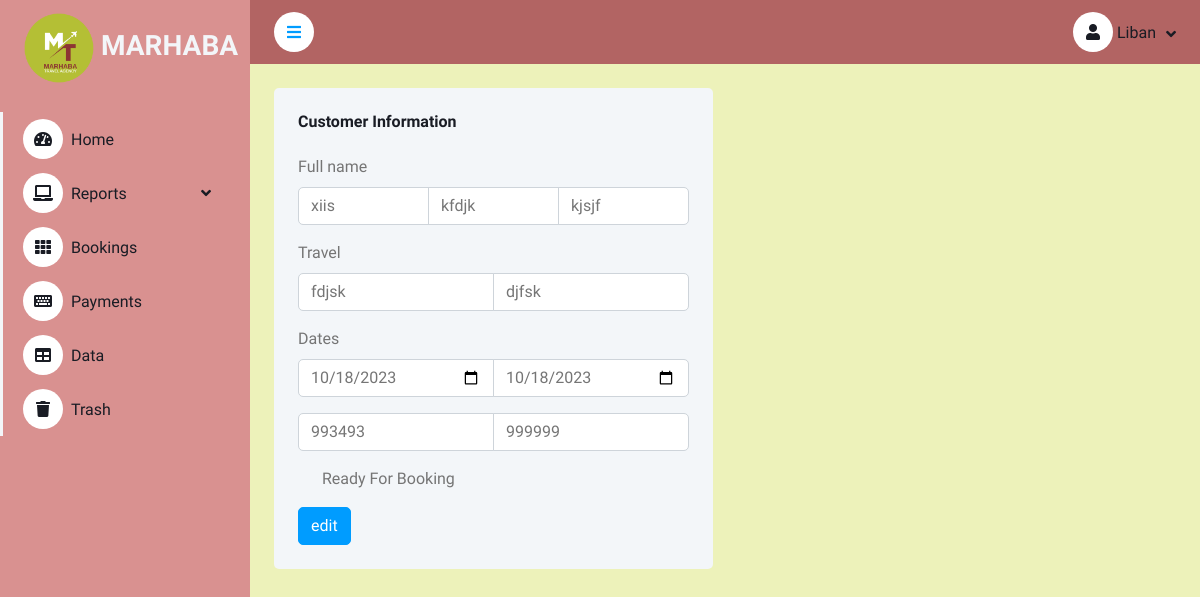
Page /edit_customer/44 (signed in) on the committed database.
### booking_brain/models.py (models this page shows, shortened)
class Passenger(models.Model):
    id = models.AutoField(primary_key=True)
    Date_created = models.DateTimeField(auto_now_add=True)
    user = models.ForeignKey(User, on_delete=models.CASCADE)
    First_name = models.CharField(max_length=50)
    Middle_name = models.CharField(max_length=50)
    Last_name = models.CharField(max_length=50)
    Phone_number = models.CharField(max_length=50)
    Departure_place = models.CharField(max_length=50)
    Destination = models.CharField(max_length=50)
    Departure_date = models.DateField()
    Return_date = models.DateField(null=True)
    Amount = models.IntegerField()
    Booked = models.BooleanField(default=False)
    Paid  =  models.BooleanField(default=False)

### booking_brain/views.py (the view)
# urls.py: path('edit_customer/<int:pk>',views.edit_customer,name='edit_customer'),
@login_required(login_url='login_user')
def edit_customer(request,pk):
    passenger = Passenger.objects.get(id=pk)
    if request.method == 'POST':
        form = CreateCustomerForm(request.POST, instance=passenger)
        if form.is_valid():
            passenger = form.save(commit=False)
            passenger.user = request.user
            passenger.save()
            messages.success(request,'Customer updated successfully')
            return redirect('index')
        else:
            messages.success(request,'Error occured while updating customer')
            return redirect('edit_customer',pk=pk)
    else:
        form = CreateCustomerForm(instance=passenger)
        context = {'form':form}
        return render(request,'booking_brain/edit_customer.html', context )

### booking_brain/templates/booking_brain/edit_customer.html (shortened to what this page needs)
{% extends 'booking_brain/base.html' %}
{% block content %}
<div class="row g-4">
<div class="col-sm-12 col-xl-6">
    <div class="bg-light rounded h-100 p-4">
      <h6 class="mb-4">Customer Information</h6>
        <form method="POST" action="">
            <label  class="form-label">Full name</label>
            <div class="input-group mb-3">
                {{form.First_name}}
                {{form.Middle_name}}
                {{form.Last_name}}
            </div>
            <label  class="form-label">Travel</label>
            <div class="input-group mb-3">
                {{form.Departure_place}}
                {{form.Destination}}
            </div>
            <label  class="form-label">Dates</label>
            <div class="input-group mb-3">
                {{form.Departure_date}}
                {{form.Return_date}}
            </div>
            <div class="input-group mb-3">
                {{form.Amount}}
                {{form.Phone_number}}
            </div>
            <div class="mb-3 form-check">
                <label class="form-check-label" for="exampleCheck1">Ready For Booking</label>
            </div>
            <button class="btn btn-primary" type="submit"> edit </button>
        </form>
    </div>
</div>
</div>
{% endblock %}

### booking_brain/templates/booking_brain/base.html (shortened to what this page needs)
<!DOCTYPE html>
{% load static %}
<html lang="en">
<head>
    <link href="https://cdnjs.cloudflare.com/ajax/libs/font-awesome/5.10.0/css/all.min.css" rel="stylesheet">
    <link href="https://cdn.jsdelivr.net/npm/bootstrap-icons@1.4.1/font/bootstrap-icons.css" rel="stylesheet">
    <link href=" {% static 'booking_brain/lib/owlcarousel/assets/owl.carousel.min.css'%}" rel="stylesheet">
    <link href="{% static 'booking_brain/lib/tempusdominus/css/tempusdominus-bootstrap-4.min.css'%}" rel="stylesheet" />
    <link href="{% static 'booking_brain/css/bootstrap.min.css' %}" rel="stylesheet">
    <link href="{% static 'booking_brain/css/style.css'%}" rel="stylesheet" type="text/css">
</head>
<body>
    <div class="container-xxl position-relative d-flex p-0 primary">
        <div class="sidebar pe-4 pb-3" style="background-color: #d99190;">
            <nav class="navbar  navbar-light" style="background-color: #d99190;">
                <a href="{% url 'index' %}" class="navbar-brand mx-4 mb-3">
                    <h3 class="text-light"><img src="{% static 'booking_brain/img/logo.png'%}" height="70" width="70" id="logo"></img> MARHABA</h3>
                </a>
                <div class="navbar-nav w-100">
                    <a href="{% url 'index' %}" class="nav-item nav-link"><i class="fa fa-tachometer-alt me-2"></i>Home</a>
                    <div class="nav-item dropdown">
                        <a href="#" class="nav-link dropdown-toggle" data-bs-toggle="dropdown"><i class="fa fa-laptop me-2"></i>Reports</a>
                    </div>
                    <a href="{% url 'bookings' %}" class="nav-item nav-link"><i class="fa fa-th me-2"></i>Bookings</a>
                    <a href="{% url 'payments' %}" class="nav-item nav-link"><i class="fa fa-keyboard me-2"></i>Payments</a>
                    <a href="#" class="nav-item nav-link"><i class="fa fa-table me-2"></i>Data</a>
                    <a href="{% url 'trash' %}" class="nav-item nav-link"><i class="fa fa-trash me-2"></i>Trash</a>
                </div>
            </nav>
        </div>
        <div class="content" style="background-color: #edf2ba;">
            <nav class="navbar navbar-expand  navbar-light sticky-top px-4 py-0" style="background-color: #b26463;">
                <a href="#" class="sidebar-toggler flex-shrink-0">
                    <i class="fa fa-bars"></i>
                </a>
                <div class="navbar-nav align-items-center ms-auto">
                    <div class="nav-item dropdown">
                        <a href="#" class="nav-link dropdown-toggle" data-bs-toggle="dropdown">
                        <i class="fa fa-user"></i>
                            <span class="d-none d-lg-inline-flex">{{ user }}</span>
                        </a>
                    </div>
                </div>
            </nav>
            <div class="container-fluid pt-4 px-4" style="background-color: #edf2ba;">
                {% block content %}
                {% endblock %}
              </div>
            </div>
        </div>
</body>

### booking_brain/static/booking_brain/css/style.css (style rules this page uses)
:root { --primary: #009CFF; --light: #F3F6F9; --dark: #191C24; }
body { background-color: #E9F6B8; }
.btn { transition: .5s; }
.btn.btn-primary { color: #FFFFFF; }
.sidebar { position: fixed; top: 0; left: 0; bottom: 0; width: 250px; height: 100vh; overflow-y: auto; background: var(--light); transition: 0.5s; z-index: 999; }
.content { margin-left: 250px; min-height: 100vh; background: #FFFFFF; transition: 0.5s; }
@media (min-width: 992px) { .sidebar { margin-left: 0; } }
@media (min-width: 992px) { .content { width: calc(100% - 250px); } }
.sidebar .navbar .navbar-nav .nav-link { padding: 7px 20px; color: var(--dark); font-weight: 500; border-left: 3px solid var(--light); border-radius: 0 30px 30px 0; outline: none; }
.sidebar .navbar .navbar-nav .nav-link i { width: 40px; height: 40px; display: inline-flex; align-items: center; justify-content: center; background: #FFFFFF; border-radius: 40px; }
.sidebar .navbar .dropdown-toggle::after { position: absolute; top: 15px; right: 15px; border: none; content: "\f107"; font-family: "Font Awesome 5 Free"; font-weight: 900; transition: .5s; }
.content .navbar .navbar-nav .nav-link { margin-left: 25px; padding: 12px 0; color: var(--dark); outline: none; }
.content .navbar .sidebar-toggler, .content .navbar .navbar-nav .nav-link i { width: 40px; height: 40px; display: inline-flex; align-items: center; justify-content: center; background: #FFFFFF; border-radius: 40px; }
.content .navbar .dropdown-toggle::after { margin-left: 6px; vertical-align: middle; border: none; content: "\f107"; font-family: "Font Awesome 5 Free"; font-weight: 900; transition: .5s; }

### rows in the picture
Passenger: First_name "xiis", Middle_name "kfdjk", Last_name "kjsjf", Departure_place "fdjsk", Destination "djfsk", Departure_date "10/18/2023", Return_date "10/18/2023", Amount "993493", Phone_number "999999"

### other values in the picture
{{ user }} "Liban"
